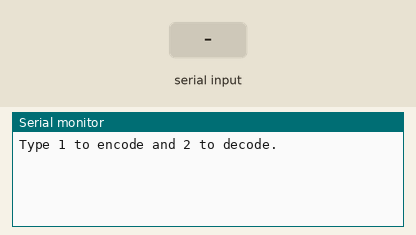
Recording of a sketch running on a simulated Arduino Uno, built with avr-gcc and run on an emulated ATmega328P. On the bench: the last lines printed to the serial monitor. Inputs (shaded band) come from the test bench.

Above: at 1.2 s.
1.3 s: "90,45\n" received over Serial
At 2.2 s:
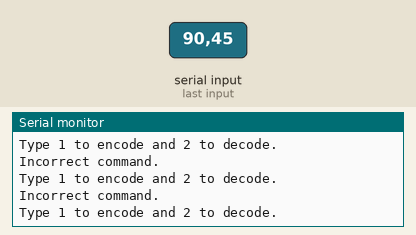
2.8 s: "1\n" received over Serial
At 3.6 s:
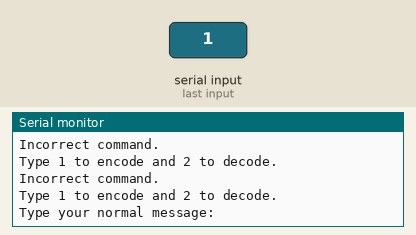
5.3 s: "2\n" received over Serial
At 6.1 s:
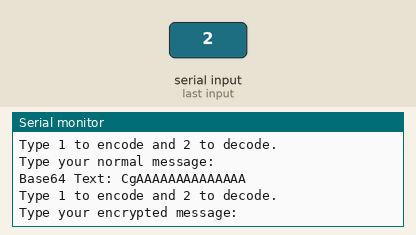

Measured:
- after the input at 1.3 s, the serial monitor: prints a new line at once (image 1)
- after the input at 2.8 s, the serial monitor: prints a new line at once (image 2)
- after the input at 5.3 s, the serial monitor: prints a new line at once (image 3)

The sketch:

cryptography.ino
```cpp
#include "base64.hpp"


void setup() {
   // put your setup code here, to run once:
  Serial.begin(9600);

}

void loop() {

  Serial.print("\nType 1 to encode and 2 to decode.");
  while (Serial.available() == 0) {}
  int command = Serial.parseInt();

  int base64_length;

  if (command == 1) { // encrypt message
    Serial.print("\nType your normal message: ");
    while (Serial.available() == 0) {}
    String msg = Serial.readString();
    Serial.print(msg);

    unsigned char* msg_char = (unsigned char*) msg.c_str();

    unsigned char encoded_char[20];

    base64_length = encode_base64(msg_char,12,encoded_char);
    Serial.print("\nBase64 Text: ");Serial.println((char *) encoded_char);
  }
  else if (command == 2) { // decrypt message
    Serial.print("\nType your encrypted message: ");
    while (Serial.available() == 0) {}
    String e_msg = Serial.readString();
    Serial.print(e_msg);

    unsigned char* e_msg_char = (unsigned char*) e_msg.c_str();

    unsigned char decoded_char[20];

    base64_length = decode_base64(e_msg_char,decoded_char);
    Serial.print("\nDecoded Text: ");Serial.println((char *) decoded_char);
  }
  else {
    Serial.print("\nIncorrect command.");
  }
}
```
